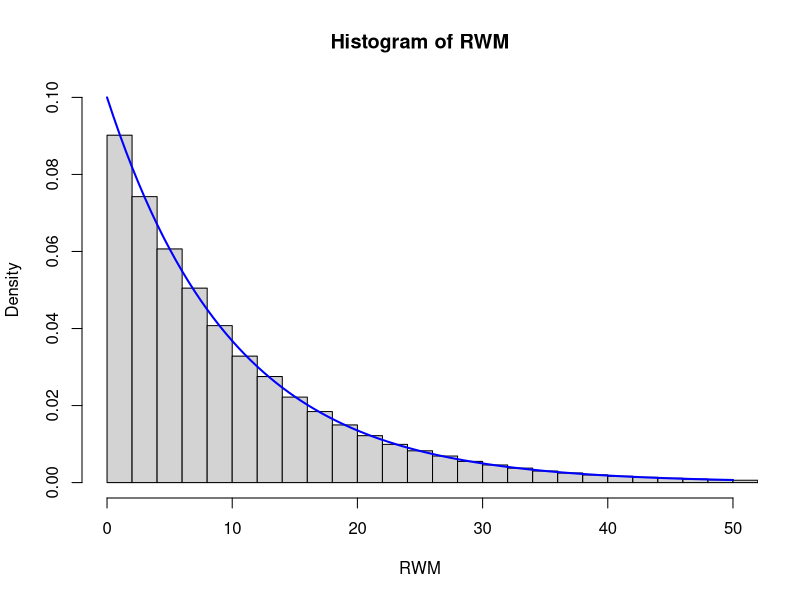
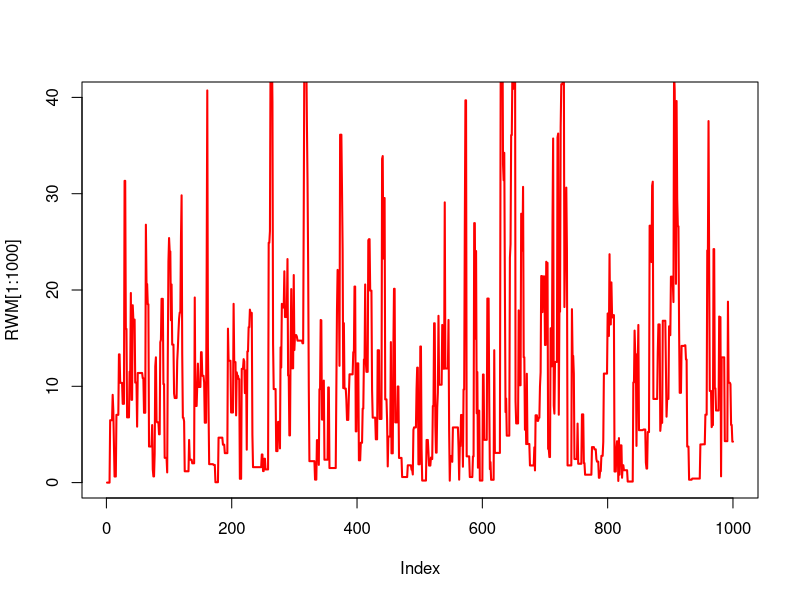
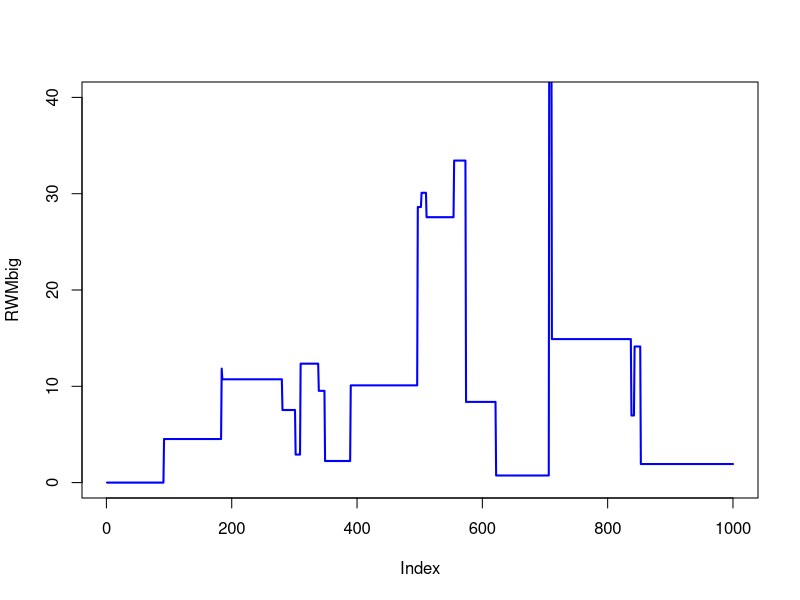
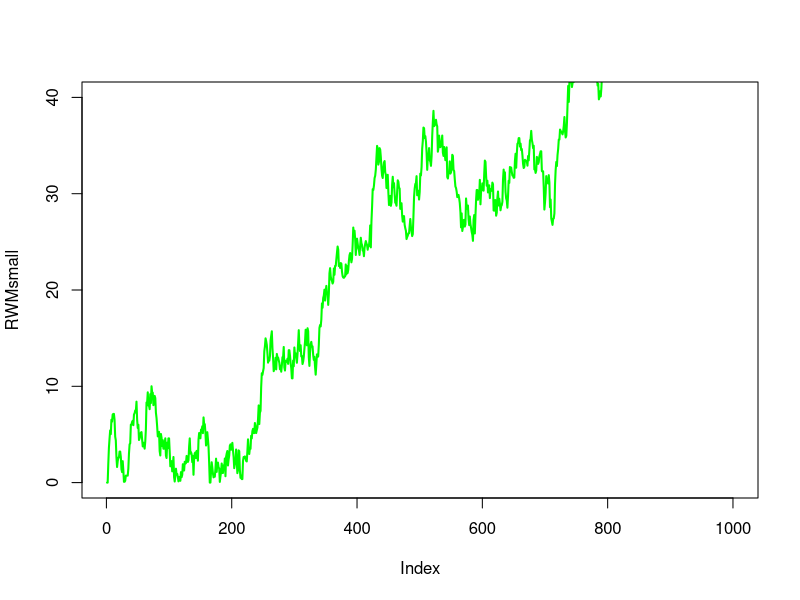
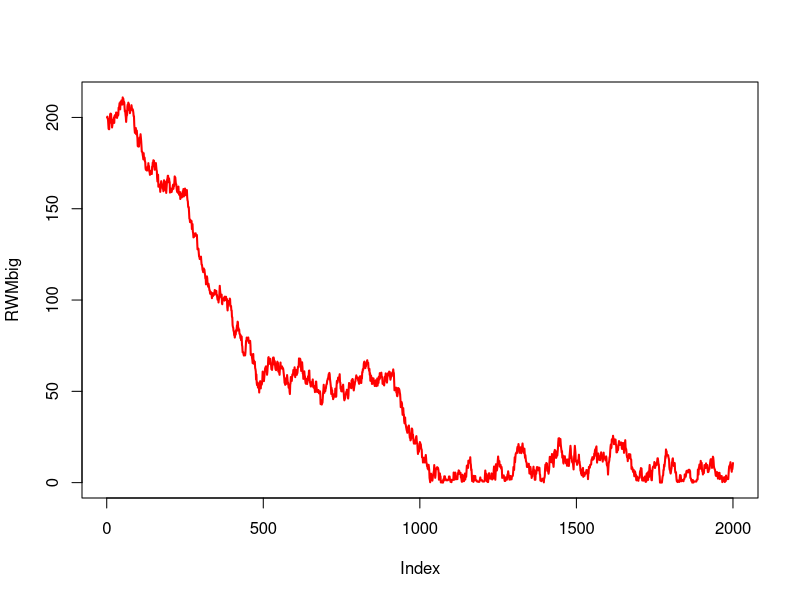

These charts were generated, in order, by the following R code:
## ---- chunk 1
metroexp <- function(n, rate, sigma, initial) {
  MC <- rep(0, n)
  accept <- function(x, y) exp(-rate * (y - x))

  MC[1] <- initial
  for (i in 1:(n - 1)) {
    prop <- MC[i] + rnorm(1, 0, sigma)
    if (prop < 0)  MC[i + 1] <- MC[i]
    else if (runif(1) <= accept(MC[i], prop)) MC[i + 1] <- prop
    else MC[i + 1] <- MC[i]
  }
  
  return(MC)
}
## ---- chunk 2
RWM <- metroexp(1e6, 0.1, 15, 0)

hist(RWM, probability = TRUE, xlim = c(0, 50), ylim = c(0, 0.1), breaks = 100)
curve(dexp(x, 0.1), add = TRUE, lwd = 2, col = "blue")
## ---- chunk 3
plot(RWM[1:1000], lwd = 2, ylim = c(0, 40), col = "red", type = "l") 
## ---- chunk 4
RWMbig <- metroexp(1000, 0.1, 400, 0)
plot(RWMbig, lwd = 2, ylim = c(0, 40), col = "blue", type = "l")

RWMsmall <- metroexp(1000, 0.1, 1, 0)
plot(RWMsmall, lwd = 2, ylim = c(0, 40), col = "green", type = "l")
## ---- chunk 5
set.seed(4)
RWMbig <- metroexp(2000, 0.1, 2, 200)
plot(RWMbig, lwd = 2, col = "red", type = "l")
